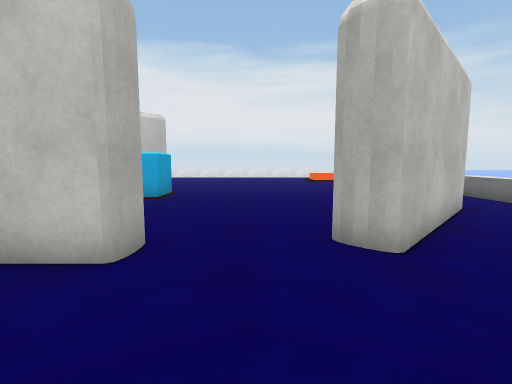
[1] (above)

19 first-person views from a walk through a 3-D level made in the Unity game engine. The camera is 1.2 m above the floor, tilts 6° down and sees 85° across. The floor is counted in squares, 1 m on a side. Each view is taken from the middle of a square. On the plan, view 1 faces up. The plan holds only what a view shows up to about 13 squares ahead; the rest is blank. The place goes on beyond the plan. The player character is not drawn. Surface patterns are stand-ins for the level's own textures.

[2]
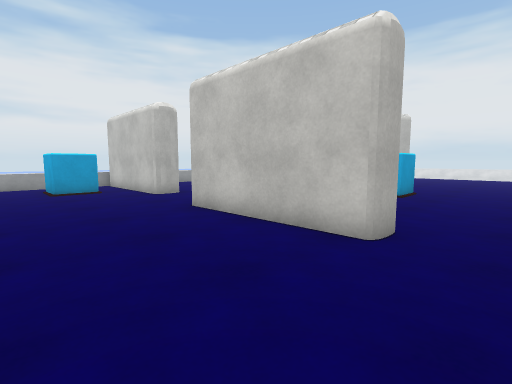

[3]
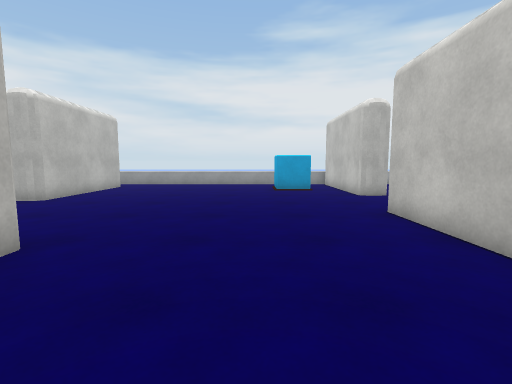

[4]
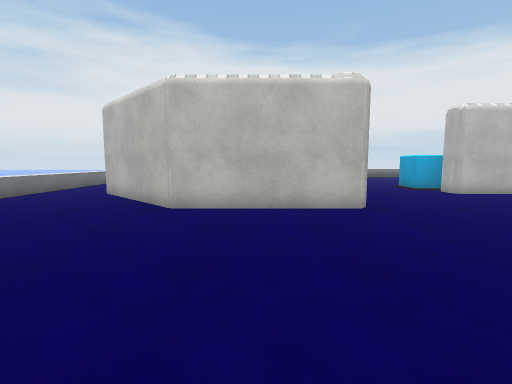

[5]
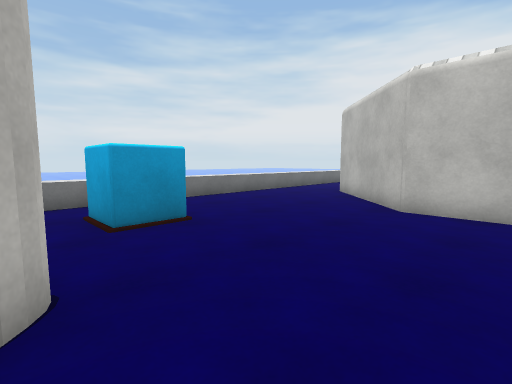

[6]
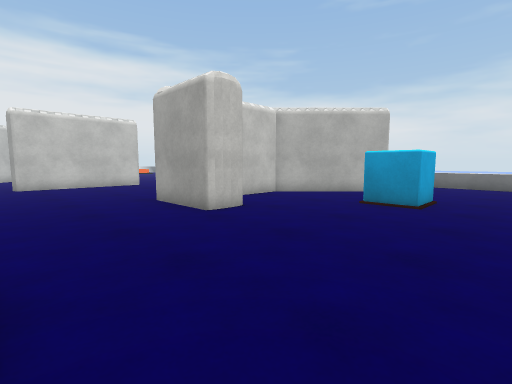

[7]
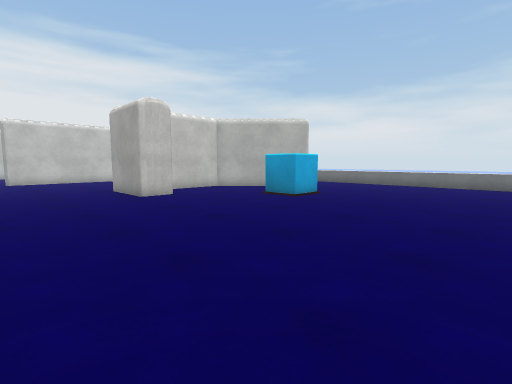

[8]
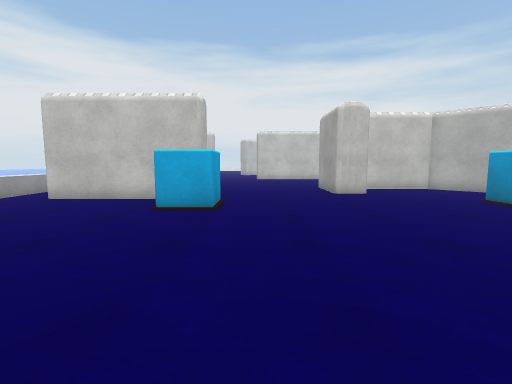

[9]
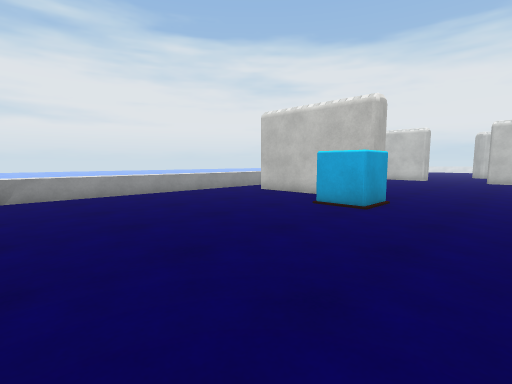

[10]
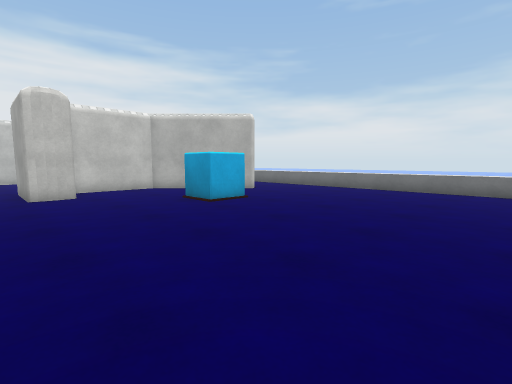

[11]
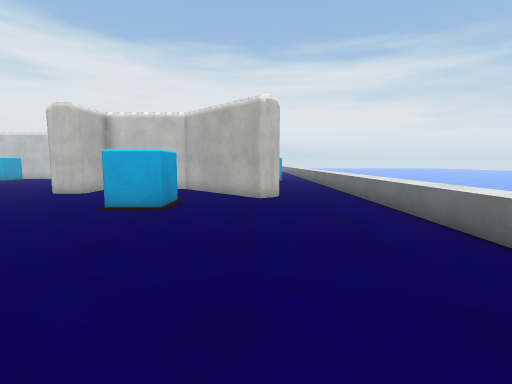

[12]
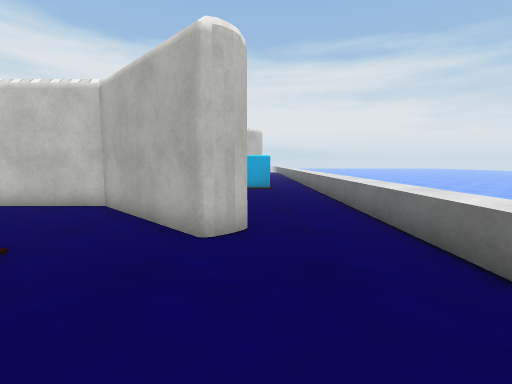

[13]
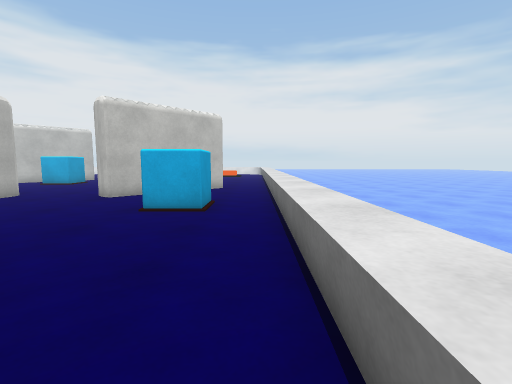

[14]
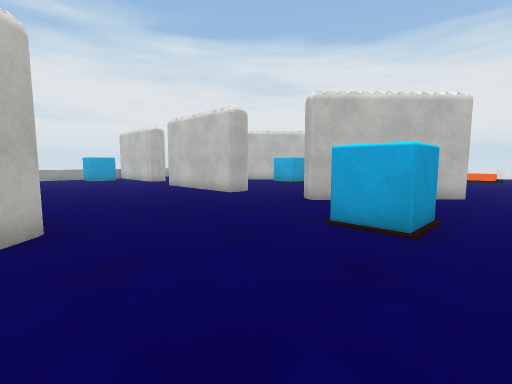

[15]
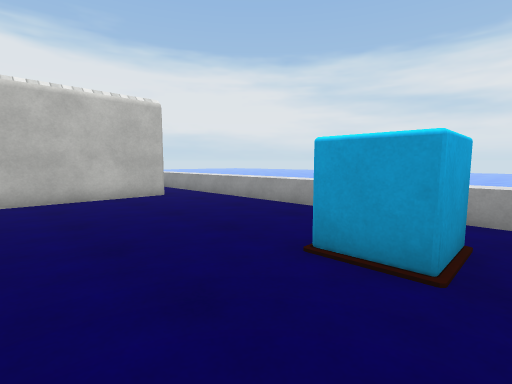

[16]
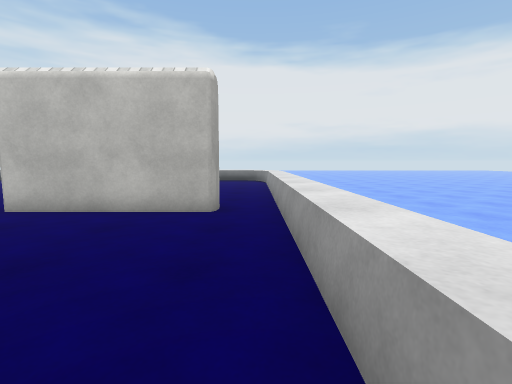

[17]
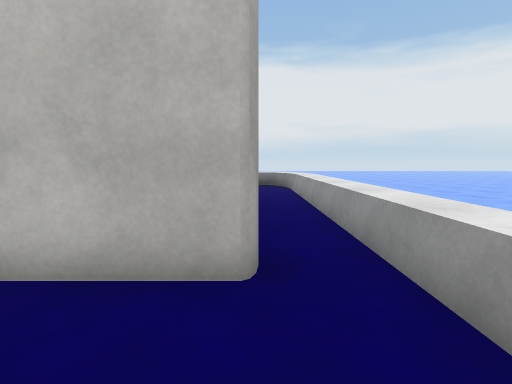

[18]
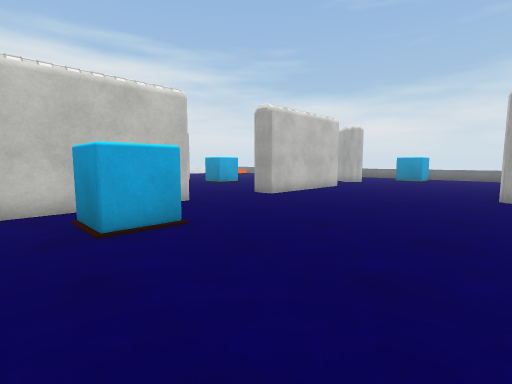

[19]
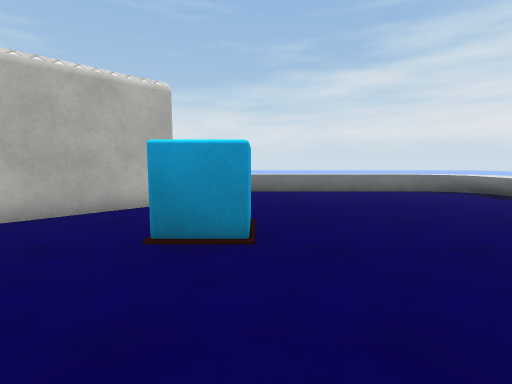

### Floor plan
Key: @ floor where view 1 was taken; # wall or solid block; . main floor; : floor 0.75 m higher than the main floor; = window, fence, low wall or low ledge; v drop or lower ground; O other object.
Columns run from 16 left of view 1 to 8 right of it. Each row starts with its distance up from view 1.
 12              ....... ..
 11             O....... ..
 10              O...... .. =
  9             O......  ...=
  8              ......  ...
  7              ...... ##..=
  6        ...   ......##...=
  5      #....    ....##....=
  4  #####...#    #...#.....=
  3 =........######.........=
  2 :.OOO...............OOO.=
  1 :.OOO...............OOO.=
  0  ...............@.......=
 -1 :.......................=
 -2 :.......................=
 -3 :............#####......=
 -4 :...........#######.....=
 -5 :...........##...###....=
 -6 :...........##....###...=
 -7 :.######...........##...=
 -8 :.######................=
 -9 :......OO.......OO......=
-10 :......OO.......OO......=
-11 :.......................=
-12 :.......................=
-13 :.......................=
-14 :.......................=
-15 :.......................=
-16 :.......................=
-17 :......... . ...........v
-18                      :==v

Positions as (right, up) in squares from view 1, and headings:
1: (0, 0), facing up
2: (0, -1), facing up-left
3: (0, 0), facing left
4: (-1, 4), facing down
5: (-1, 4), facing down-right
6: (-8, -12), facing up-right
7: (-8, -16), facing up-right
8: (-7, -17), facing up
9: (-5, -17), facing up-left
10: (-5, -17), facing up-right
11: (4, -17), facing up
12: (5, -12), facing up
13: (7, -6), facing up
14: (7, -4), facing up-left
15: (-9, 3), facing down-left
16: (-15, 0), facing down
17: (-14, -4), facing down
18: (-15, -4), facing up-right
19: (-4, -10), facing right
